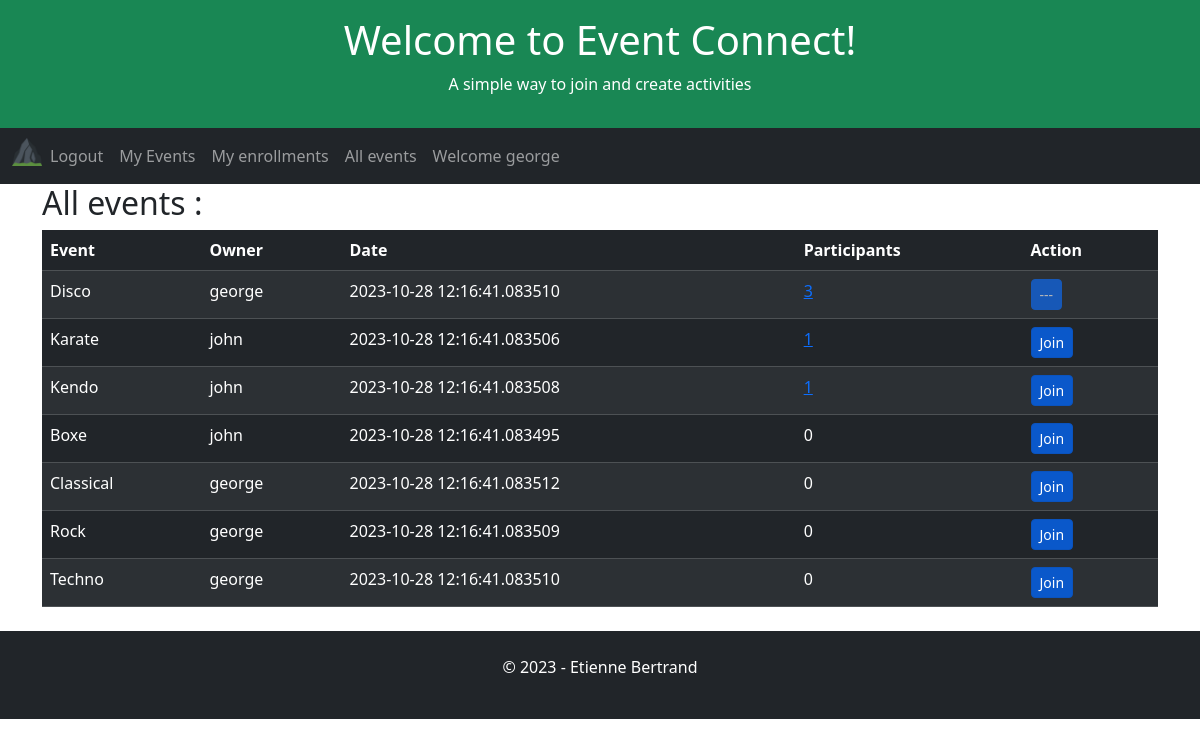
Page /all-events (signed in) on the earlier database version.
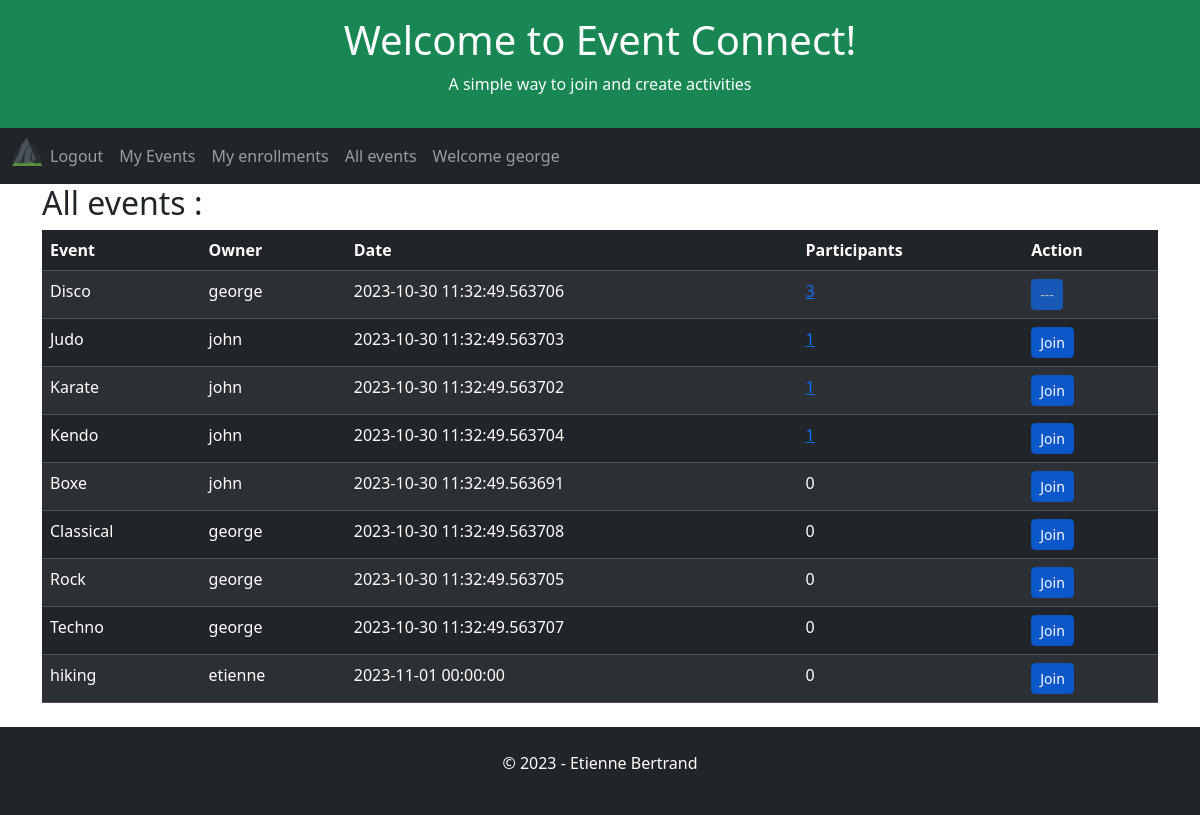
Same page on the later database version.
### app/models.py (models this page shows, shortened)
class User(UserMixin, db.Model):
    id = db.Column(db.Integer, primary_key=True)
    username = db.Column(db.String(64), index=True, unique=True)
    email = db.Column(db.String(120), index=True, unique=True)
    password_hash = db.Column(db.String(128))

class Event(db.Model):
    id = db.Column(db.Integer, primary_key=True)
    user_id = db.Column(db.Integer, db.ForeignKey('user.id', name='fk_event_user'), nullable=False)
    title = db.Column(db.String(255), nullable=False)
    date = db.Column(db.DateTime, index=True, default=datetime.utcnow)

### app/routes.py (the view)
@app.route('/all-events', methods=['GET', 'POST', 'UPDATE'])
@login_required
def allEvents():
    global appName, appSlogan, appTitle, db
    userEnrollmentsAlias = alias(Enrollment)
    allEvents = db.session.query(
        Event.user_id,
        Event.id,
        User.username.label("owner"),
        Event.date,
        Event.title,
        userEnrollmentsAlias.c.user_id.label('can_join'),
        func.count(Enrollment.user_id).label('participants')
    ).outerjoin(User, Event.user_id == User.id
    ).outerjoin(Enrollment, Event.id == Enrollment.event_id
    ).outerjoin(userEnrollmentsAlias, and_(userEnrollmentsAlias.c.user_id == current_user.id, Event.id == userEnrollmentsAlias.c.event_id)
    ).group_by(
        Event.user_id,
        Event.date,
        Event.title,
        userEnrollmentsAlias.c.user_id
    ).order_by(
         func.count(Enrollment.user_id).label('participants').desc(),
         Event.title
    ).all()
    return render_template(
        'all-events.html',
        appName=appName,
        appTitle=appTitle,
        appSlogan=appSlogan,
        allEvents=allEvents
    )

### app/models.py (called while the page is built)
@login.user_loader
def load_user(id):
    return User.query.get(int(id))

### app/templates/all-events.html (shortened to what this page needs)
{% extends "home.html" %}
{% block content %}
    <h2>All events :</h2>
        <table class="table table-dark table-hover table-striped">
            <thead>
            <tr>
                <th>Event</th>
                <th>Owner</th>
                <th>Date</th>
                <th>Participants</th>
                <th>Action</th>
            </tr>
            </thead>
            <tbody>
                {% for event in allEvents %}
                    <tr>
                        <td>{{ event.title }}</td>
                        <td>{{ event.owner }}</td>
                        <td>{{ event.date }}</td>
                        {% if event.participants > 0 %}
                        <td><a href="{{ url_for('eventEnrollments') }}/{{event.id}}" aria-pressed="true">{{ event.participants }}</a></td>
                        {% else %}
                        <td>{{ event.participants }}</td>
                    {% endif %}
                        <td>
                            <form method="POST" action="{{ url_for('enrollment')}}">
                                {% if event.can_join == None %}
                                <button type="submit" class="btn btn-primary btn-sm active" role="button" aria-pressed="true">Join</button>
                                {% else %}
                                <button type="submit" class="btn btn-primary btn-sm disabled" role="button" aria-pressed="true">---</button>
                                {% endif %}
                            </form>
                        </td>
                    </tr>
                {% endfor %}
            </tbody>
        </table>
{% endblock %}

### app/templates/home.html (shortened to what this page needs)
<!DOCTYPE html>
<html lang="en">
<head>
    <link href="https://cdn.jsdelivr.net/npm/bootstrap@5.3.2/dist/css/bootstrap.min.css" rel="stylesheet">
</head>
<body>
    <div class="p-3 bg-success text-white text-center">
    {% if appTitle %}
        <h1>{{ appTitle }}</h1>
        {% else %}
        <h1>hard coded appTitle xyz</h1>
    {% endif %}
    {% if appSlogan %}
        <p>{{ appSlogan }}</p>
        {% else %}
        <p>hard coded appSlogan xyz</p>
    {% endif %}
    </div>
    <nav class="navbar navbar-expand-lg bg-dark navbar-dark">
        <div class="container-fluid">
            <div class="collapse navbar-collapse" id="navbarNav">
            <ul class="navbar-nav">
                <li class="nav-item">
                    <a class="nav-brand" href="{{ url_for('index') }}">
                        <img src="{{ url_for('static', filename='/favicon_io/favicon-32x32.png') }}" width="30" height="30" alt="">
                    </a>
                </li>
                {% if current_user.is_anonymous %}
                <li class="nav-item">
                <a class="nav-link" href="{{ url_for('login') }}">Login</a>
                </li>
                <li class="nav-item">
                    <a class="nav-link" href="{{ url_for('register') }}">Subscribe</a>
                </li>
                {% else %}
                <li class="nav-item">
                    <a class="nav-link" href="{{ url_for('logout') }}">Logout</a>
                </li>
                <li class="nav-item">
                    <a class="nav-link" href="{{ url_for('userEvents') }}">My Events</a>
                </li>
                <li class="nav-item">
                    <a class="nav-link" href="{{ url_for('userEnrollments') }}">My enrollments</a>
                <li class="nav-item">
                    <a class="nav-link" href="{{ url_for('allEvents') }}">All events</a>
                </li>
                <li class="nav-item">
                    <a class="nav-link" href="{{ url_for('index') }}">Welcome {{ current_user.username }}</a>
                </li>
                {% endif %}
            </ul>
            </div>
        </div>
    </nav>
    <div class="container">
        {% block content %}{% endblock %}
    </div>
    <div class="mt-4 p-4 bg-dark text-white text-center">
    <p>© 2023 - Etienne Bertrand</p>
    </div>
</body>
</html>

Differences in the rows shown:
changed Event "Disco": date "2023-10-28 12:16:41.083510" → "2023-10-30 11:32:49.563706"
added Event: title "Judo", owner "john", date "2023-10-30 11:32:49.563703", participants "1", shows "Join"
changed Event "Karate": date "2023-10-28 12:16:41.083506" → "2023-10-30 11:32:49.563702"
changed Event "Kendo": date "2023-10-28 12:16:41.083508" → "2023-10-30 11:32:49.563704"
changed Event "Boxe": date "2023-10-28 12:16:41.083495" → "2023-10-30 11:32:49.563691"
changed Event "Classical": date "2023-10-28 12:16:41.083512" → "2023-10-30 11:32:49.563708"
changed Event "Rock": date "2023-10-28 12:16:41.083509" → "2023-10-30 11:32:49.563705"
changed Event "Techno": date "2023-10-28 12:16:41.083510" → "2023-10-30 11:32:49.563707"
added Event: title "hiking", owner "etienne", date "2023-11-01 00:00:00", participants "0", shows "Join"
